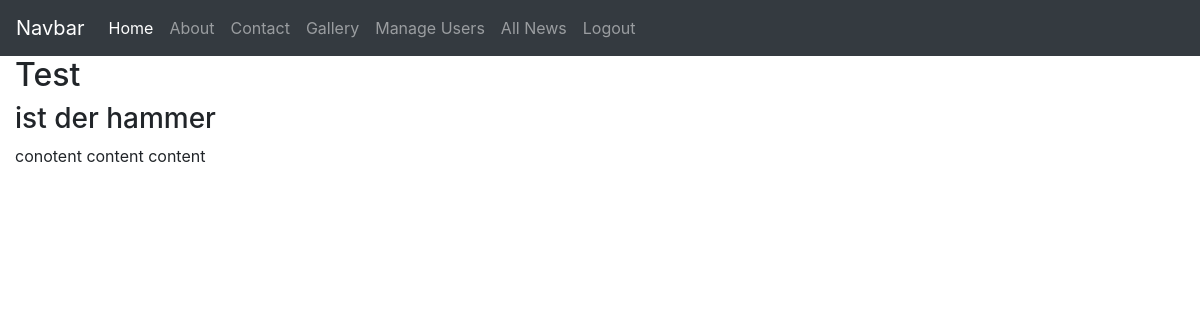
The app's page /?p=news&action=view&id=1 (signed in) with its own data.
### tables this page shows
CREATE TABLE `news` (
  `id` int(11) NOT NULL,
  `headline` varchar(255) NOT NULL,
  `teaser` text,
  `content` text NOT NULL,
  `user_id` int(11) NOT NULL,
  `img` varchar(255) DEFAULT NULL,
  `created_at` timestamp NOT NULL DEFAULT CURRENT_TIMESTAMP,
  `updated_at` timestamp NULL DEFAULT NULL ON UPDATE CURRENT_TIMESTAMP
);

### www/app/db/DB.php (called while the page is built, shortened)
<?php
class DB implements DBInterface
{
    private static $db;
    private static function connect(){
        try{
            self::$db = new \PDO('mysql:host='.DB_HOST.';dbname='.DB_NAME.';charset=utf8', DB_USER, DB_PASS);
            self::$db->setAttribute(\PDO::ATTR_ERRMODE, \PDO::ERRMODE_EXCEPTION);
        }catch (\PDOException $e){
            self::$connectionError = $e->getMessage();
        }
    }
    public static function fetch(string $SQL, array $execArr = []): array
    {
        $stmt = self::$db->prepare($SQL);
        try{
            $stmt->execute($execArr);
            return $stmt->fetchAll(\PDO::FETCH_ASSOC);
        }catch (\PDOException $e){
            echo $e->getMessage();
            self::$pdoError = $e->getMessage();
        }
    }
}

### www/app/models/News.php (called while the page is built, shortened)
<?php
class News
{
    public function getNewsById($id)
    {
        $SQL = 'SELECT * FROM news WHERE id = :id';
        return DB::fetch($SQL, [':id' => $id]);
    }
}

### www/app/controllers/NewsController.php (called while the page is built, shortened)
<?php
class NewsController
{
    public function view()
    {
        $news = new News();
        return $news->getNewsById($_GET['id']);
    }
}

### www/app/routing/Route.php (called while the page is built, shortened)
<?php
class Route
{
    public static $whitelist = [
        'home', 'about', 'contact', 'gallery', 'login',
        'register', "404", "edit-users", 'create-news', 'edit-news',
        'all-news', 'news'
    ];
    public static function get($get, $classname = null, $action = null)
    {
        if (isset($get)) {
            if (in_array($get, self::$whitelist)) {
                if ($action !== null && $classname !== null) {
                    if (in_array($_SESSION['role'] ?? '', $action['allowed'])
                        || empty($action['allowed'])) {
                        $classObj = new $classname();
                        $func = $action['method'];
                        $return = $classObj->$func();
                    } else {
                        StatusLog::write('auth_failed', AUTH_NOT_ALLOWED);
                    }
                }
            }
        }
    }
}

### www/app/App.php (called while the page is built, shortened)
<?php
class App
{
    public function __construct()
    {
        Route::get(
            $_GET['p'] ?? '',
            PageAction::PAGE_METHODS[$_GET['p'] ?? '']['class'],
            PageAction::PAGE_METHODS[$_GET['p'] ?? '']['actions'][$_GET['action'] ?? 'default']
        );
    }
}

### www/pages/news.php (the view)
<h2><?= \sae\app\App::$data['data'][0]['headline'] ?></h2>
<h3><?= \sae\app\App::$data['data'][0]['teaser'] ?></h3>
<p><?= \sae\app\App::$data['data'][0]['content'] ?></p>

### www/assets/css/sticky-footer.css (style rules this page uses)
html { position: relative; min-height: 100%; }
body { margin-bottom: 60px; }

### www/assets/css/style.css (style rules this page uses)
body, html { height: 100%; }

### records on screen
news: headline "Test", teaser "ist der hammer", content "conotent content content"
